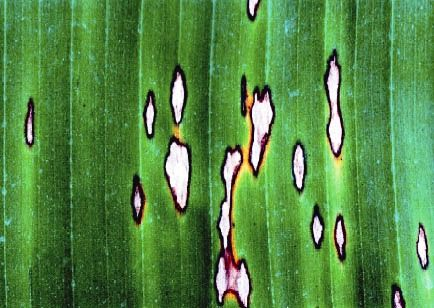
#> input picture estracao-informacao-imagens/img/entrada/sigatoka.jpg, 434 x 308 px
$ python codigo-teste-borda.py
#> lines starting #> are read from the running program, lines starting #| are printed output that depends on the picture; after the words box and inside, x2 and y2 are one past the last pixel; in counts of white or black regions, pixels touching at a corner belong together
import cv2
import numpy as np

img = cv2.imread('img/entrada/sigatoka.jpg')
#> img is the input picture: shape (308, 434, 3); mean B, G, R 67.7, 135.5, 82.8
imgOriginal = img;
# Converter BGR em HSV
hsv = cv2.cvtColor (img, cv2.COLOR_BGR2HSV)
#> hsv: shape (308, 434, 3); mean H, S, V 59.1, 143.1, 137.1
# define a faixa de cor azul em HSV
lower_blue = np.array ([0, 30, 30])
upper_blue = np.array ([130,255,255])
# Limite a imagem HSV para obter apenas cores azuis
mask = cv2.inRange (hsv, lower_blue, upper_blue)
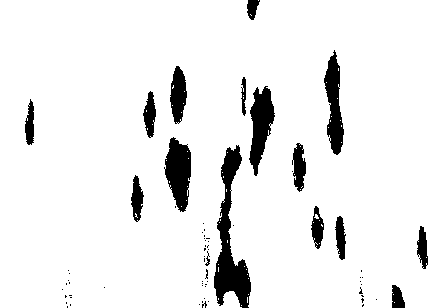
#> mask: shape (308, 434); 92.4% white; 68 black regions (52 under 20 px), largest, box (x1, y1, x2, y2) and area: (214, 145, 251, 308) 2514, (164, 137, 191, 212) 1347, (249, 86, 275, 176) 1305
# Bitwise-AND máscara e imagem original
img = cv2.bitwise_and (img, img, mask = mask)
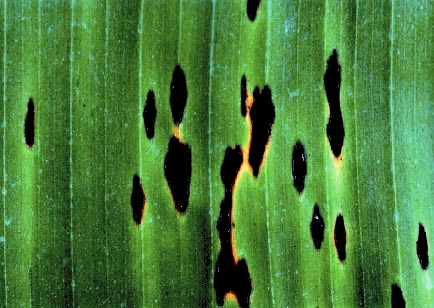
#> img: shape (308, 434, 3); mean B, G, R 56.6, 124.9, 71.4

cv2.imshow('Bordas retira de azul',img)
#---------------------------------------------------
imgray = cv2.cvtColor (img, cv2.COLOR_BGR2GRAY) #deixa preto em branco
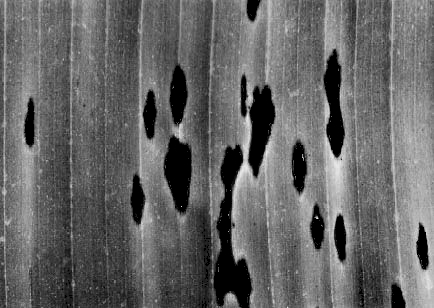
#> imgray: shape (308, 434); min 0, max 236, mean 101.1
suave = cv2.GaussianBlur(imgray, (7, 7), 0) #metodo para fazer a suavização
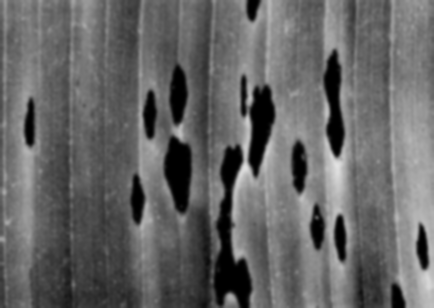
#> suave: shape (308, 434); min 0, max 226, mean 101.1
bordas =  cv2.Canny(suave,100,200) #metodo de para retirar as borads
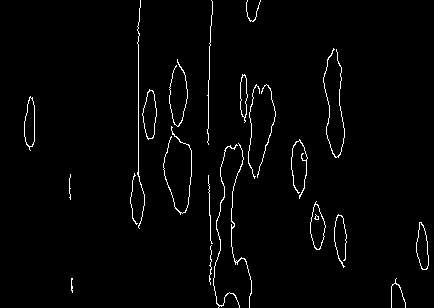
#> bordas: shape (308, 434); 2.1% white in thin lines or dots

ret, thresh = cv2.threshold (bordas, 127, 255, 0) #detodo bara indentificar as bordas
contornos, hierarquia = cv2.findContours (thresh, cv2.RETR_TREE, cv2.CHAIN_APPROX_SIMPLE) #detodo bara indentificar as bordas
#> contornos = 31 contours, 17 with area under 20; largest, box (x1, y1, x2, y2) and area: (142, 89, 157, 140) 472, (142, 90, 157, 139) 463, (310, 201, 326, 250) 454, (310, 204, 326, 250) 444, (24, 96, 35, 151) 391

#--------------------- Dezenhando a borda -------------------------------
cv2.drawContours (img, contornos, -1, (255,0,255), 3)
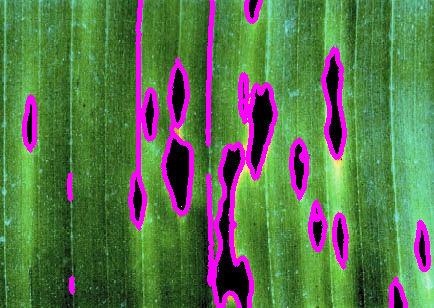
#> img: shape (308, 434, 3); 9.6% of pixels changed, all inside (x1, y1, x2, y2) = (22, 0, 431, 308)
#cv2.drawContours (img, contornos, 235, (0,255,0), 3) #para celecionar uma borda em especifico basta subistituir o "-1"
'''cnt = contornos[0]
cv2.drawContours(img, [cnt], 0, (0,255,0), 3)''' #funcão para mostra um contorno em expecifico
print("Numeros de contornos = " + str(len(contornos)))
#| Numeros de contornos = 31


cv2.imshow('Imagem',img)
cv2.imshow('Imagem gray',imgray)
cv2.imshow('Bordas Canny',bordas)
cv2.imshow('imgOriginal',imgOriginal)

cv2.waitKey(0)
